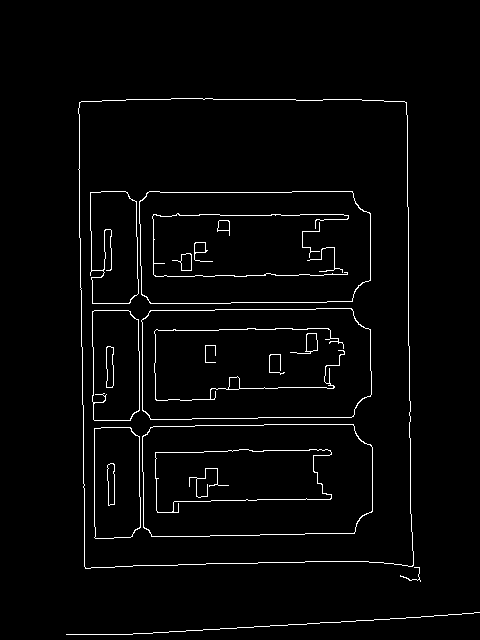
#> input picture homeworks/hw2-docscan/out/edges/02_fixed.png, 480 x 640 px
$ python -i docscan.py   (imports and definitions only)
#> lines starting #> are read from the running program, lines starting #| are printed output that depends on the picture; after the words box and inside, x2 and y2 are one past the last pixel; in counts of white or black regions, pixels touching at a corner belong together
# -*- coding: utf-8 -*-
"""ДЗ 2 «Сканер документов» — шаблон.

Запуск:  python docscan.py <команда> [аргументы]      (список команд — README.md)

Тринадцать функций с пометкой TODO — ваша работа; всё остальное (разбор
аргументов, чтение и запись, склейка этапов, разметка кликами, прогон по
набору, цикл видео) дано готовым. Склейку ``detect`` можно менять и улучшать;
имена и сигнатуры функций с TODO не меняйте — по ним работают тесты и проверка.
Самопроверка: ``pytest tests -q``.
"""
import argparse
import csv
import glob
import io
import itertools
import json
import os
import sys
import time

import cv2
import numpy as np

__version__ = "1.0"

A4 = 210.0 / 297.0                                  # W / H листа A4 в книжной ориентации
NOISE_KERNEL = np.float32([[1, -2, 1], [-2, 4, -2], [1, -2, 1]])   # разность двух лапласианов: Σh = 0, Σh² = 36

# --------------------------------------------------------------- ввод-вывод ---


# [18 lines left out: functions imread, imwrite, not called in this run]


def as_uint8(x):
    """float → uint8 только через обрезку (правило курса: uint8 переполняется молча)."""
    return np.clip(np.round(x), 0, 255).astype(np.uint8)


def to_gray(img):
    return cv2.cvtColor(img, cv2.COLOR_BGR2GRAY) if img.ndim == 3 else img


def work_image(img, long_side=640):
    """Кадр → серый рабочего размера (длинная сторона ≤ long_side, INTER_AREA — правило L4) и масштаб.

    Лист ищем на уменьшенном кадре: текст сливается в серое, границы листа остаются, а счёт
    дешевеет вчетверо на каждое уменьшение вдвое — без этого не будет 10 кадров в секунду.
    """
    h, w = img.shape[:2]
    scale = min(1.0, float(long_side) / max(h, w))
    if scale < 1.0:
        img = cv2.resize(img, (int(round(w * scale)), int(round(h * scale))), interpolation=cv2.INTER_AREA)
    return to_gray(img), scale


def to_full(pts, scale):
    """Координаты рабочего кадра → исходного: центр пикселя — в (x + 0.5), отсюда поправка на полпикселя (L4)."""
    return (np.asarray(pts, np.float32) + 0.5) / scale - 0.5


# ------------------------------------------------------------ 1. предобработка ---


def estimate_noise(gray):
    """Оценка σ шума по одному кадру, без эталона (в кодах яркости).

    Кадр сворачивается с NOISE_KERNEL — ядро гасит постоянную, наклон и прямые края вдоль осей,
    шум проходит: у белого шума σ отклик имеет σ_r = σ · sqrt(Σh²) = 6σ (формула L5).
    σ_r оцениваем робастно, через медиану модуля: для нормального закона median|r| = 0.6745 · σ_r —
    так текст и края (выбросы) оценку почти не сдвигают.
    """
    g = gray.astype(np.float32)
    response = cv2.filter2D(g, -1, NOISE_KERNEL)
    interior = response[1:-1, 1:-1]
    return float(np.median(np.abs(interior)) / (0.6745 * 6.0))


def denoise(gray, noise_sigma, target=1.0, lo=1.0, hi=3.0):
    """Сглаживание Гауссом, σ фильтра — по измеренному шуму. Возвращает (кадр, σ фильтра).

    Гаусс с σ_f оставляет от шума σ_n · sqrt(Σh²) ≈ σ_n / (2 · sqrt(π) · σ_f) (L5). Отсюда σ_f, при которой
    остаётся target кодов; меньше lo не берём (Canny на несглаженном кадре ловит зерно), больше hi — тоже (углы листа скругляются).
    """
    sigma_f = float(np.clip(noise_sigma / (2.0 * np.sqrt(np.pi) * target), lo, hi))
    return cv2.GaussianBlur(gray, (0, 0), sigmaX=sigma_f), sigma_f


# [5 lines left out: function noise_after_filter, not called in this run]


def erase_text(gray, k=9):
    """Серое закрытие (L3) ядром k × k стирает тёмные детали уже k px — строки текста, линии таблицы, волокна дерева.

    Границу «светлый лист / тёмный стол» закрытие не сдвигает и не размывает. k = 0 — шаг выключен:
    сравните карту краёв с ним и без него (команда edges, ключ --close).
    """
    return cv2.morphologyEx(gray, cv2.MORPH_CLOSE, np.ones((k, k), np.uint8)) if k and k > 1 else gray


# ------------------------------------------------------------------ 2. края ---


def auto_canny(gray, k=0.33):
    """Canny с порогами от медианы яркости кадра: lo = (1 − k) · m, hi = (1 + k) · m. Возвращает (края 0/255, (lo, hi)).

    Правило из туториалов — в отчёте его нужно проверить измерением на своих кадрах, а не принять на веру.
    """
    m = float(np.median(gray))
    lo = int(np.clip((1.0 - k) * m, 0, 255))
    hi = int(np.clip((1.0 + k) * m, 0, 255))
    return cv2.Canny(gray, lo, hi, L2gradient=True), (lo, hi)


# ------------------------------------------------------- 3a. путь «контуры» ---


def quad_from_contours(edges, min_area=0.10, eps=0.02, close_k=5, top=5):
    """Карта краёв → четыре угла листа float32 (4, 2) или None.

    Закрытие (чтобы граница листа замкнулась) → findContours → крупнейшие по площади → approxPolyDP
    с допуском eps · периметр → первый выпуклый четырёхугольник площадью ≥ min_area кадра.
    """
    h, w = edges.shape[:2]
    closed = cv2.morphologyEx(edges, cv2.MORPH_CLOSE, np.ones((close_k, close_k), np.uint8)) if close_k > 1 else edges
    contours = cv2.findContours(closed, cv2.RETR_LIST, cv2.CHAIN_APPROX_SIMPLE)[-2]
    for contour in sorted(contours, key=cv2.contourArea, reverse=True)[:top]:
        perimeter = cv2.arcLength(contour, True)
        quad = cv2.approxPolyDP(contour, eps * perimeter, True)
        if len(quad) == 4 and cv2.isContourConvex(quad) and cv2.contourArea(quad) >= min_area * h * w:
            return order_corners(quad.reshape(4, 2))
    return None


# --------------------------------------------------- 3b. путь «Хаф + RANSAC» ---


def hough_segments(edges, threshold=25, min_len=0.08, max_gap=10):
    """Отрезки HoughLinesP как int32 (N, 4): x1, y1, x2, y2. Форма приводится версионно-нейтрально (в OpenCV 5 она другая)."""
    h, w = edges.shape[:2]
    segs = cv2.HoughLinesP(edges, 1, np.pi / 180, threshold, minLineLength=int(min_len * min(h, w)), maxLineGap=max_gap)
    return np.zeros((0, 4), np.int32) if segs is None else np.int32(segs).reshape(-1, 4)


def segment_points(segs, step=3.0):
    """Точки вдоль отрезков с шагом step px, float32 (M, 2): длинный отрезок даёт больше точек — больше «голосов»."""
    out = []
    for x1, y1, x2, y2 in np.asarray(segs, np.float32).reshape(-1, 4):
        n = max(2, int(np.hypot(x2 - x1, y2 - y1) / step) + 1)
        t = np.linspace(0.0, 1.0, n, dtype=np.float32)[:, None]
        out.append((1 - t) * (x1, y1) + t * (x2, y2))
    return np.concatenate(out).astype(np.float32) if out else np.zeros((0, 2), np.float32)


def line_through(p, q):
    """Прямая через две точки в однородных координатах: (a, b, c), a·x + b·y + c = 0, нормирована так, что a² + b² = 1.

    Тогда |a·x + b·y + c| — расстояние от точки до прямой в пикселях. Совпавшие точки → None.
    """
    a = np.cross(np.float64([p[0], p[1], 1.0]), np.float64([q[0], q[1], 1.0]))
    norm = np.hypot(a[0], a[1])
    return a / norm if norm > 1e-9 else None


def intersect(l1, l2):
    """Точка пересечения двух прямых (x, y) — векторное произведение (L4); параллельные → None."""
    x = np.cross(l1, l2)
    return x[:2] / x[2] if abs(x[2]) >= 1e-9 else None


def point_line_dist(pts, line):
    """Расстояния точек (N, 2) до нормированной прямой (a, b, c), px."""
    return np.abs(pts[:, 0] * line[0] + pts[:, 1] * line[1] + line[2])


def fit_line(pts):
    """Прямая по N ≥ 2 точкам методом наименьших квадратов по расстоянию (total least squares): нормаль — младший сингулярный вектор."""
    c = pts.mean(0)
    n = np.linalg.svd((pts - c).astype(np.float64), full_matrices=False)[2][-1]
    return np.float64([n[0], n[1], -float(n @ c)])


def ransac_line(pts, thr=2.0, iters=200, rng=None):
    """Одна прямая по точкам с выбросами. Возвращает (прямая (a, b, c), булева маска инлаеров) или (None, None).

    iters раз: две случайные точки → line_through → расстояния → число точек ближе thr; лучшая гипотеза
    уточняется fit_line по своим инлаерам, маска пересчитывается. 200 итераций — с запасом для доли
    инлаеров w ≥ 0.15: N = log(1 − 0.99) / log(1 − w²) (L7).
    """
    rng = rng or np.random.default_rng(0)
    n = len(pts)
    if n < 2:
        return None, None
    best = None
    best_count = 0
    for _ in range(iters):
        i, j = rng.integers(0, n, 2)
        line = line_through(pts[i], pts[j])
        if line is None:
            continue
        mask = point_line_dist(pts, line) < thr
        count = int(mask.sum())
        if count > best_count:
            best, best_count = mask, count
    if best is None or best_count < 2:
        return None, None
    line = fit_line(pts[best])
    mask = point_line_dist(pts, line) < thr
    if mask.sum() >= 2:
        line = fit_line(pts[mask])
        mask = point_line_dist(pts, line) < thr
    return line, mask


def dominant_lines(pts, n_lines=4, thr=2.0, iters=200, min_inliers=25, clear=3.0, rng=None):
    """Последовательный RANSAC: до n_lines прямых, у каждой ≥ min_inliers точек. Возвращает список (a, b, c) — от самой сильной.

    Нашли прямую → убрали её точки и всё, что ближе clear · thr (иначе второй «доминирующей» станет её же двойник) → ищем следующую.
    """
    rng = rng or np.random.default_rng(0)
    remaining = np.asarray(pts, np.float32)
    lines = []
    for _ in range(n_lines):
        line, inliers = ransac_line(remaining, thr, iters, rng)
        if line is None or int(inliers.sum()) < min_inliers:
            break
        lines.append(line)
        remaining = remaining[point_line_dist(remaining, line) >= clear * thr]
    return lines


def is_convex_quad(q):
    """Четыре точки в циклическом порядке образуют выпуклый четырёхугольник (все повороты — в одну сторону)."""
    d = np.roll(q, -1, axis=0) - q
    z = d[:, 0] * np.roll(d, -1, axis=0)[:, 1] - d[:, 1] * np.roll(d, -1, axis=0)[:, 0]
    return bool(np.all(z > 0) or np.all(z < 0))


def quad_from_lines(lines, shape, margin=0.05, min_area=0.10):
    """Четыре (или больше) прямые → углы листа float32 (4, 2) или None.

    У листа стороны идут парами; четыре прямые делятся на две пары тремя способами. Углы листа — пересечения
    прямых из разных пар. Верное разбиение узнаётся по тому, что все четыре пересечения лежат в кадре
    (с запасом margin): прямые одной пары — противоположные стороны, они сходятся далеко за кадром
    (точка схода, L4). Плюс выпуклость и площадь ≥ min_area кадра. Прямых больше четырёх — перебор четвёрок
    от самых сильных.
    """
    h, w = shape[:2]
    if len(lines) < 4:
        return None
    for indices in itertools.combinations(range(len(lines)), 4):
        for grouping in ((0, 1, 2, 3), (0, 2, 1, 3), (0, 3, 1, 2)):
            a, b, c, d = [lines[indices[i]] for i in grouping]
            corners = [intersect(u, v) for u in (a, b) for v in (c, d)]
            if any(pt is None for pt in corners):
                continue
            q = np.asarray(corners, np.float32)
            if not (np.all(q[:, 0] >= -margin * w) and np.all(q[:, 0] <= (1 + margin) * w)
                    and np.all(q[:, 1] >= -margin * h) and np.all(q[:, 1] <= (1 + margin) * h)):
                continue
            q = order_corners(q)
            if is_convex_quad(q) and cv2.contourArea(q) >= min_area * h * w:
                return q
    return None


def quad_from_hough(edges, n_lines=4, thr=2.0, iters=200, seed=0):
    """Карта краёв → отрезки Хафа → точки → четыре доминирующие прямые (RANSAC) → их пересечения."""
    segs = hough_segments(edges)
    if len(segs) < 4:
        return None
    lines = dominant_lines(segment_points(segs), n_lines, thr, iters, rng=np.random.default_rng(seed))
    return quad_from_lines(lines, edges.shape) if len(lines) >= 4 else None


# ------------------------------------------------------------- 4. геометрия ---


def order_corners(pts):
    """Четыре точки в любом порядке → float32 (4, 2) по часовой стрелке, первым — угол с минимальной x + y.

    Для листа, снятого «примерно ровно», это tl, tr, br, bl. Порядок — по углу вокруг центроида: правило
    «суммы и разности» из занятия 4 при повороте листа на 45° даёт «бабочку», а сканеру лист кладут как угодно.
    """
    q = np.asarray(pts, np.float32).reshape(4, 2)
    center = q.mean(axis=0)
    angles = np.arctan2(q[:, 1] - center[1], q[:, 0] - center[0])
    q = q[np.argsort(angles)]
    return np.roll(q, -int(np.argmin(q.sum(axis=1))), axis=0)


# [64 lines left out: functions rectify, quad_iou, remove_shadows, binarize, ink_match, not called in this run]


# ---------------------------------------------------------------- пайплайн ---


def looks_like_paper(gray, quad, ring=15, min_gain=1.05, color=None):
    """Проверка светлой нейтральной поверхности: яркие пиксели внутри и контраст с окружением."""
    inside = np.zeros(gray.shape[:2], np.uint8)
    cv2.fillConvexPoly(inside, np.int32(np.round(quad)), 1)
    around = cv2.dilate(inside, np.ones((2 * ring + 1, 2 * ring + 1), np.uint8)) - inside
    if not inside.any() or not around.any():
        return True
    if cv2.contourArea(np.float32(quad)) > 0.86 * gray.size:
        return False
    if color is not None:
        spread = np.max(color, axis=2).astype(np.int16) - np.min(color, axis=2).astype(np.int16)
        white = (spread < 27) & (gray > 172)
        if float(np.mean(white[inside > 0])) < 0.09:
            return False
    return float(np.percentile(gray[inside > 0], 75)) >= min_gain * float(np.median(gray[around > 0]))


def edge_map(gray, canny="auto", k=0.33, close_k=9):
    """Серый рабочий кадр → (края, числа этапа): оценка шума → Гаусс по шуму → закрытие текста → Canny."""
    sigma_n = estimate_noise(gray)
    smooth, sigma_f = denoise(gray, sigma_n)
    smooth = erase_text(smooth, close_k)
    if canny == "auto":
        edges, (lo, hi) = auto_canny(smooth, k)
    else:
        lo, hi = int(canny[0]), int(canny[1])
        edges = cv2.Canny(smooth, lo, hi, L2gradient=True)
    return edges, {"noise_sigma": round(sigma_n, 2), "filter_sigma": round(sigma_f, 2), "median": float(np.median(smooth)),
                   "canny": [lo, hi], "edge_pct": round(float(100.0 * (edges > 0).mean()), 2)}


def bright_sheet_quad(gray, color):
    h, w = gray.shape
    spread = np.max(color, axis=2).astype(np.int16) - np.min(color, axis=2).astype(np.int16)
    neutral = spread < 25
    best_score, best_quad = -1e10, None
    for threshold in (150, 165, 180, 195, 210, 225, 235):
        for neutral_only in (False, True):
            mask = np.uint8((gray >= threshold) & (neutral if neutral_only else True))
            mask = cv2.morphologyEx(mask, cv2.MORPH_CLOSE, np.ones((5, 5), np.uint8))
            contours = cv2.findContours(mask, cv2.RETR_EXTERNAL, cv2.CHAIN_APPROX_SIMPLE)[-2]
            for contour in sorted(contours, key=cv2.contourArea, reverse=True)[:5]:
                area = cv2.contourArea(contour) / gray.size
                if not 0.1 <= area <= 0.78:
                    continue
                perimeter = cv2.arcLength(contour, True)
                for eps in (0.02, 0.035, 0.055, 0.075):
                    quad = cv2.approxPolyDP(contour, eps * perimeter, True)
                    if len(quad) != 4 or not cv2.isContourConvex(quad):
                        continue
                    quad = quad.reshape(4, 2)
                    if (quad.min(0) < [0.017 * w, 0.017 * h]).any() or (quad.max(0) > [0.983 * w, 0.983 * h]).any():
                        break
                    inside = np.zeros_like(gray)
                    cv2.fillConvexPoly(inside, quad, 1)
                    outside = cv2.dilate(inside, np.ones((21, 21), np.uint8)) - inside
                    bright = np.mean(((gray > 172) & neutral)[inside > 0])
                    contrast = np.percentile(gray[inside > 0], 75) - np.median(gray[outside > 0])
                    score = contrast + 12 * area
                    if bright > 0.14 and contrast > 16 and score > best_score:
                        best_score, best_quad = score, order_corners(quad.reshape(4, 2))
                    break
    return best_quad


def detect(img, method="auto", long_side=640, canny="auto", k=0.33, close_k=9, paper_check=True, seed=0):
    """Кадр → (углы листа в координатах кадра, по часовой от верхнего левого, или None; числа этапов).

    method: ``contour`` — путь 3a, ``hough`` — путь 3b, ``auto`` — сначала контуры, не нашли — Хаф.
    canny: ``auto`` (пороги от медианы, параметр k) или пара (lo, hi). close_k — ядро закрытия текста (0 — без него).
    Эту склейку можно менять и улучшать — сигнатуры функций с TODO менять нельзя.
    """
    t0 = time.perf_counter()
    gray, scale = work_image(img, long_side)
    edges, info = edge_map(gray, canny, k, close_k)
    small = cv2.resize(img, (gray.shape[1], gray.shape[0]), interpolation=cv2.INTER_AREA)
    quad, path = None, None
    for m in (("contour", "hough") if method == "auto" else (method,)):
        q = quad_from_contours(edges) if m == "contour" else quad_from_hough(edges, seed=seed)
        if q is not None and (not paper_check or looks_like_paper(gray, q, color=small)):
            quad, path = order_corners(to_full(q, scale)), m
            break
        if m == "contour":
            alt_gray, alt_scale = work_image(img, 480)
            alt_edges, _ = edge_map(alt_gray, (20, 60), close_k=0)
            alt_q = quad_from_contours(alt_edges, top=30)
            if alt_q is not None:
                alt_small = cv2.resize(img, (alt_gray.shape[1], alt_gray.shape[0]), interpolation=cv2.INTER_AREA)
                if not paper_check or looks_like_paper(alt_gray, alt_q, color=alt_small):
                    quad, path = order_corners(to_full(alt_q, alt_scale)), m
                    break
            if method == "contour":
                bright_quad = bright_sheet_quad(gray, small)
                if bright_quad is not None and (not paper_check or looks_like_paper(gray, bright_quad, color=small)):
                    quad, path = order_corners(to_full(bright_quad, scale)), m
                    break
    if quad is None and method == "auto":
        bright_quad = bright_sheet_quad(gray, small)
        if bright_quad is not None and (not paper_check or looks_like_paper(gray, bright_quad, color=small)):
            quad, path = order_corners(to_full(bright_quad, scale)), "contour"
    info.update(path=path, ms=round(1000.0 * (time.perf_counter() - t0), 1))
    return quad, info


# [147 lines left out: functions draw_quad, load_annotations, save_annotations, pick_corners, evaluate, frames_from and 1 more, not called in this run]


# --------------------------------------------------------------------- CLI ---


def _log(**kw):
    print(json.dumps(kw, ensure_ascii=False))


def _canny_arg(s):
    return "auto" if s == "auto" else tuple(int(v) for v in s.split(","))


def _corners_list(q):
    return None if q is None else [[round(float(x), 1), round(float(y), 1)] for x, y in q]


def _detect_kw(a):
    return dict(long_side=a.long_side, canny=a.canny, k=a.k, close_k=a.close, paper_check=not a.no_paper_check, seed=a.seed)


def _gt_for(a, path):
    ann = load_annotations(a.ann) if getattr(a, "ann", None) else {}
    return ann.get(os.path.basename(path), "нет")


# [111 lines left out: functions cmd_noise, cmd_edges, cmd_detect, cmd_scan, cmd_binarize, _expand and 2 more, not called in this run]


def cmd_video(a):
    stats = run_video(a.source, a.method, a.seconds, not a.no_window, a.save, **_detect_kw(a))
    _log(command="video", source=a.source, method=a.method, **stats)


# [54 lines left out: functions build_parser, main, not called in this run]


# [3 lines not run here, left out]

>>> import cv2
>>> picture = cv2.imread('out/edges/02_fixed.png')
#> picture is the input picture: shape (640, 480, 3); 2.5% white in thin lines or dots, all inside (x1, y1, x2, y2) = (66, 98, 480, 635)
>>> result = detect(picture)
#> in detect, `gray, scale = work_image(img, long_side)`: scale = 1
#> in estimate_noise, `response = cv2.filter2D(g, -1, NOISE_KERNEL)`:
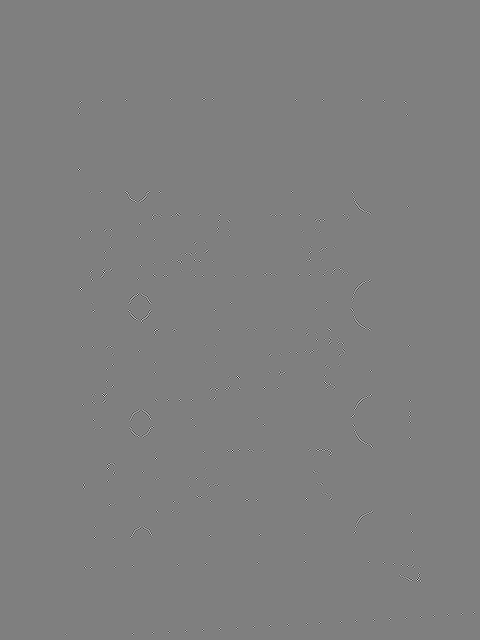
#> response: shape (640, 480) float32; min -1530, max 1530, mean 0; drawn with min black and max white
#> in edge_map, `sigma_n = estimate_noise(gray)`: sigma_n = 0
#> in denoise, `sigma_f = float(np.clip(noise_sigma / (2.0 * np.sqrt(np.pi) * target),..`: sigma_f = 1
#> in edge_map, `smooth, sigma_f = denoise(gray, sigma_n)`:
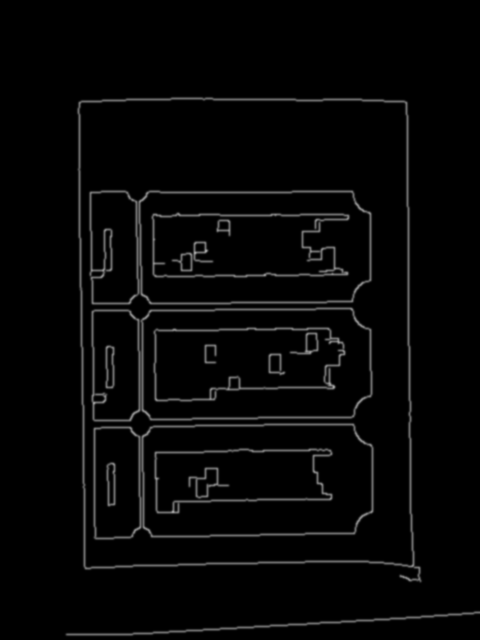
#> smooth: shape (640, 480); min 0, max 158, mean 6.4
#> in erase_text, `return cv2.morphologyEx(gray, cv2.MORPH_CLOSE, np.ones((k, k), np.uint..`:
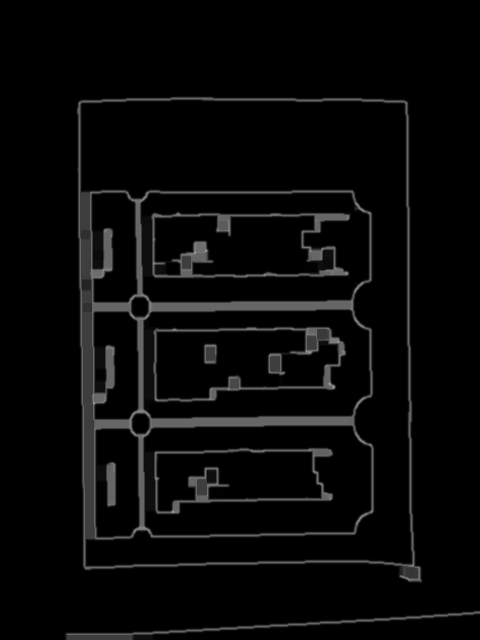
#> returned value: shape (640, 480); min 0, max 158, mean 8.6
#> in auto_canny, `m = float(np.median(gray))`: m = 0
#> in edge_map, `edges, (lo, hi) = auto_canny(smooth, k)`:
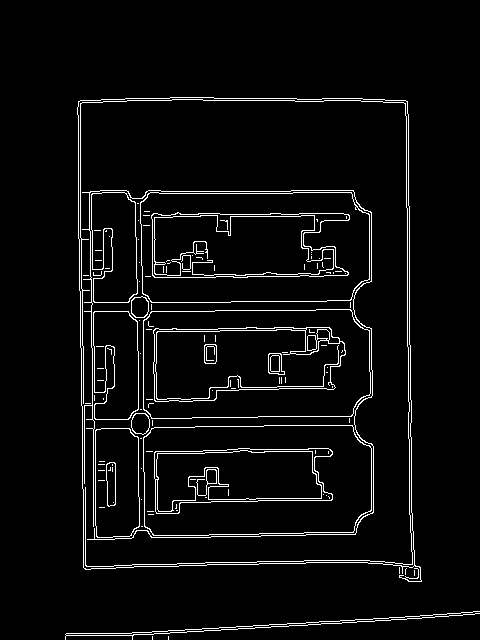
#> edges: shape (640, 480); 4.4% white in thin lines or dots, all inside (x1, y1, x2, y2) = (65, 97, 480, 640)
#> in detect, `edges, info = edge_map(gray, canny, k, close_k)`: info = {'noise_sigma': 0, 'filter_sigma': 1, 'median': 0, 'canny': [0, 0], 'edge_pct': 4.37}
#> the loop in detect, `for m in (("contour", "hough") if method == "auto" else (method,)):` made 2 passes
#> (alt_scale, sigma_n in edge_map, alt_q) on pass 1: (0.75, 0, [[59, 75], [305, 75], [316, 435], [62, 426]])
#> pass 1, in quad_from_contours, `closed = cv2.morphologyEx(edges, cv2.MORPH_CLOSE, np.ones((close_k, cl..`:
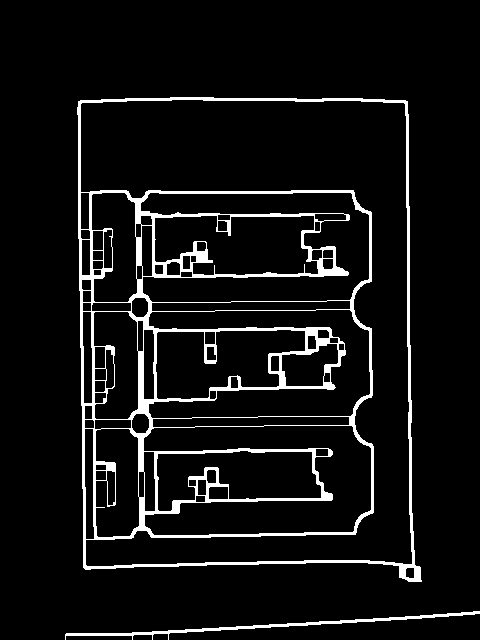
#> closed: shape (640, 480); 7% white; 2 white regions, box (x1, y1, x2, y2) and area: (77, 97, 422, 582) 20240, (65, 611, 480, 640) 1307
#> (the rest of the program and of its run is left out)
